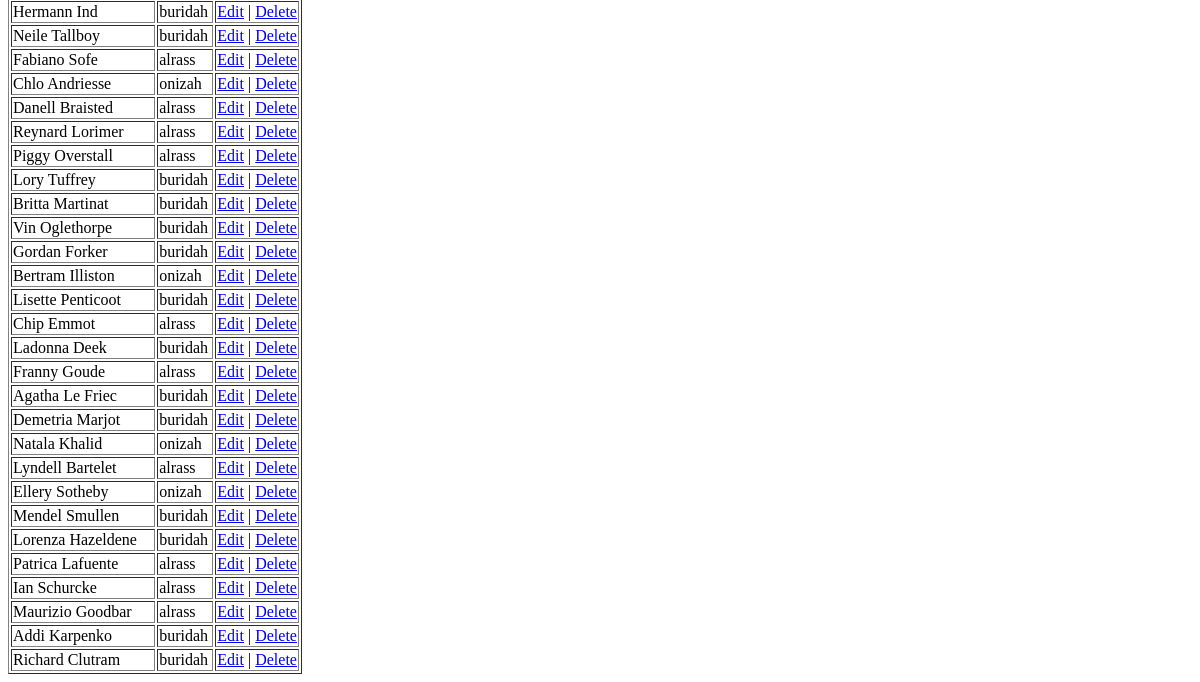
Before: /books/lab11_part1/liststudent (lower part) with the older database file.
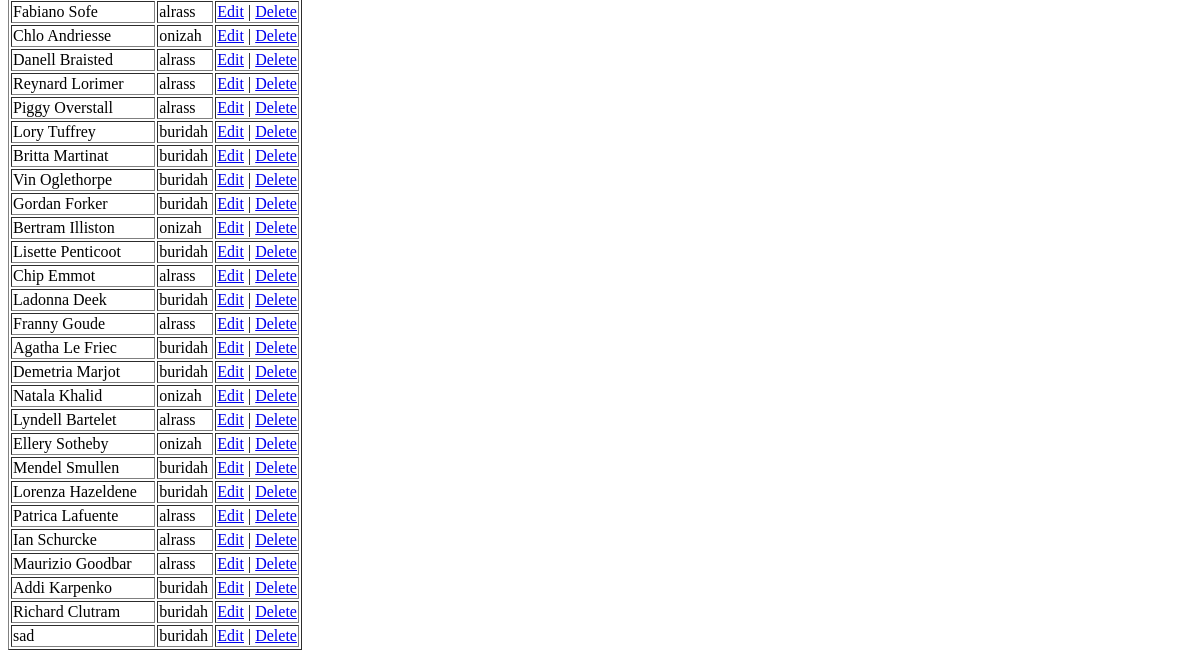
After: the same page with the newer database file.
### apps/bookmodule/models.py (models this page shows, shortened)
class Student(models.Model):
    name = models.CharField(max_length=100)
    address = models.ForeignKey(Address, on_delete=models.CASCADE)

class Address(models.Model):
    city = models.CharField(max_length=100)
    def __str__(self):
        return self.city

### apps/bookmodule/views.py (the view)
# urls.py: path('lab11_part1/liststudent', views.list_student1, name='list_student'),
def list_student1(request):
    student = Student.objects.all()  # Get all books from the database
    return render(request, 'bookmodule/list_student.html', {'student': student})

### apps/templates/bookmodule/list_student.html (shortened to what this page needs)
<!DOCTYPE html>
<html lang="en">
<head>
</head>
<body>
    <table border="1">
        <tbody>
            {% for student in student %}
                <tr>
                    <td>{{ student.name }}</td>
                    <td>{{ student.address }}</td>
                    <td>
                        <a href="/books/lab11_part1/editstudent/{{ student.id }}">Edit</a> |
                        <a href="/books/lab11_part1/deletestudent/{{ student.id }}">Delete</a>
                    </td>
                </tr>
            {% endfor %}
        </tbody>
    </table>
</body>
</html>

Changed rows visible on the page:
no longer on this page (row unchanged): Student: name "Hermann Ind", address "buridah"
no longer on this page (row unchanged): Student: name "Neile Tallboy", address "buridah"
added Student: name "sad", address "buridah"
